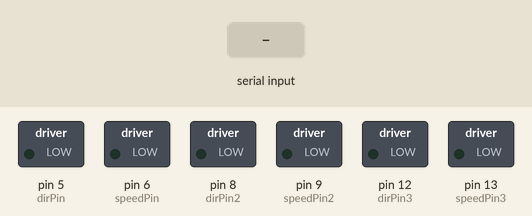
Recording of a sketch running on a simulated Arduino Uno, built with avr-gcc and run on an emulated ATmega328P. On the bench: switched loads named in the sketch (green lamp = pin HIGH). Inputs (shaded band) come from the test bench. What the sketch prints to the serial monitor is not drawn.

Above: at 1.2 s.
1.3 s: "D" received over the second serial link
At 2.0 s:
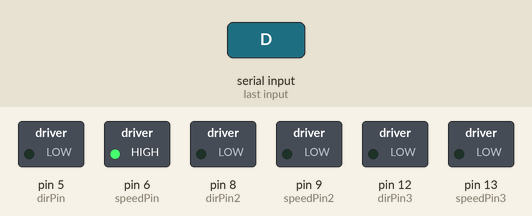
2.8 s: "U" received over the second serial link
At 3.1 s:
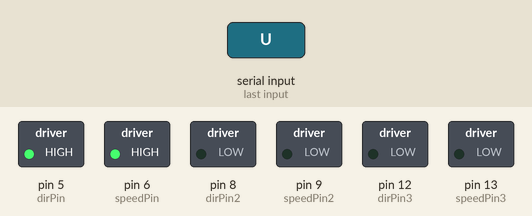
4.3 s: "F" received over the second serial link
At 4.9 s:
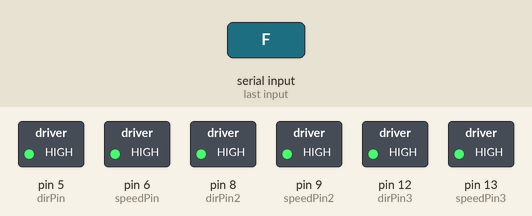
5.8 s: "d" received over the second serial link
At 6.6 s:
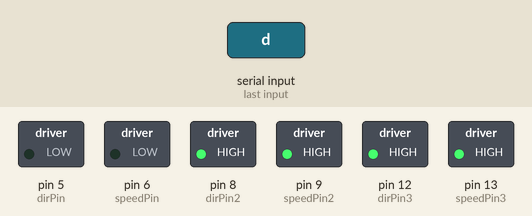
7.3 s: "f" received over the second serial link
At 8.4 s:
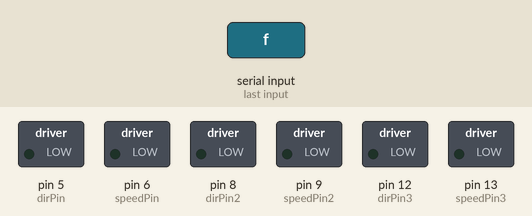
8.8 s: "B" received over the second serial link
At 9.5 s:
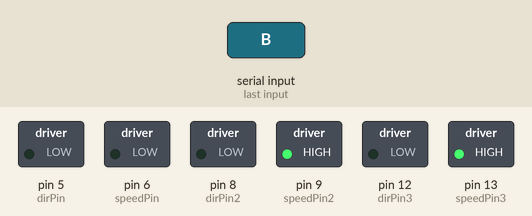
Timing chart, 0 to 11.3 s (numbered marks = the images above; inputs shaded):
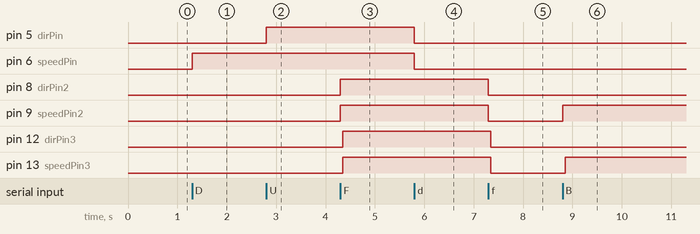

The sketch:

Bluetooth_prueba.ino
```cpp
  #include <SoftwareSerial.h>   // Incluimos la librería  SoftwareSerial
SoftwareSerial BT(10,11);    // Definimos los pines RX y TX del Arduino conectados al Bluetooth

int r=0;

// Motor 1 (adalt)
int dirPin = 5;
int speedPin = 6;

//Motor 2 (de la dreta)
int dirPin2 = 8;
int speedPin2= 9;

//Motor 3 (de l'esquerra)
int dirPin3 = 12;
int speedPin3 = 13;

void setup()
{
  pinMode(dirPin, OUTPUT);
  pinMode(speedPin, OUTPUT);
  pinMode(dirPin2, OUTPUT);
  pinMode(speedPin2, OUTPUT);

  pinMode(dirPin3, OUTPUT);
  pinMode(speedPin3, OUTPUT);
  BT.begin(9600);       // Inicializamos el puerto serie BT (Para Modo AT 2)
  Serial.begin(9600);   // Inicializamos  el puerto serie
}

void loop()
{
  r=BT.read();
  // Hundirse
  if (r == 'D'){
    // Motor 1
    Serial.println("HUNDIENDOSE");
    digitalWrite(dirPin, LOW);
    digitalWrite(speedPin, HIGH);
  }
  if (r == 'd'){
    Serial.print("HUNDIENDOSEN'T");
    digitalWrite(dirPin, LOW);
    digitalWrite(speedPin, LOW);
  }
  // Salir a flote
  if (r == 'U'){
    Serial.print("SALIENDO A FLOTE");
    digitalWrite(dirPin, HIGH);
    digitalWrite(speedPin, HIGH);
  }
  if (r == 'u'){
    Serial.print("SALIENDON'T");
    digitalWrite(dirPin, LOW);
    digitalWrite(speedPin, LOW);
  }
  // Adelante (Forward)
    if(r == 'F' ){
      // Motor 2
      Serial.print("ADELANTE");
      digitalWrite(dirPin2, HIGH);
      digitalWrite(speedPin2, HIGH); //mod
      delay(50);

      // Motor 3;
      digitalWrite(dirPin3, HIGH);
      digitalWrite(speedPin3, HIGH);//mod
    }
      // Apagado de ir adelante (forwardn't)

     if(r == 'f'){
     Serial.print("ADELANTEN'T");

      // Motor 2
      digitalWrite(dirPin2, LOW);
      digitalWrite(speedPin2, LOW);
      delay(50);

      // Motor 3
      digitalWrite(dirPin3, LOW);
      digitalWrite(speedPin3, LOW);
     }

    // Atras (Backwards)
     if(r == 'B'){

     Serial.print("ATRAS");

      // Motor 2
      digitalWrite(dirPin2, LOW);
      digitalWrite(speedPin2 , HIGH); //mod
      delay(50);

      // Motor 3
      digitalWrite(dirPin3, LOW);
      digitalWrite(speedPin3, HIGH);//mod
     }

     // Apagado de ir hacia atràs
     if(r == 'b'){
    Serial.print("ATRASN'T");

      // Motor 2
      digitalWrite(dirPin2,LOW);
      digitalWrite(speedPin2, LOW);
      delay(50);
      // Motor 3
      digitalWrite(dirPin3,LOW);
      digitalWrite(speedPin3, LOW);
     }
     // Girar hacia la izq
     if(r == 'L'){
      // Motor 2
      digitalWrite(dirPin2, HIGH);
      digitalWrite(speedPin2, HIGH);//mod

      // Motor 3
      digitalWrite(dirPin3, LOW);
      digitalWrite(speedPin3, HIGH); //mod
     }
     // Apagado de girar hacia la izq
     if ( r == 'l'){
      Serial.print("d");

      // Motor 2
      digitalWrite(dirPin2, LOW);
      digitalWrite(speedPin2, LOW);

      // Motor 3
      digitalWrite(dirPin3, LOW);
      digitalWrite(speedPin3, LOW);
     }

     // Girar hacia la derecha
     if (r == 'R'){
      Serial.print("d");
      // Motor 2
      digitalWrite(dirPin2, LOW);
      digitalWrite(speedPin2, HIGH);

      // Motor 3
      digitalWrite(dirPin3, HIGH);
      digitalWrite(speedPin3, HIGH);
     }
     // Apagado de girar hacia la derecha
     if(r == 'r'){

      // Motor 2
      digitalWrite(dirPin2, LOW);
      digitalWrite(speedPin2, LOW);

      // Motor 3
      digitalWrite(dirPin3, LOW);
      digitalWrite(speedPin3, LOW);
     }


}
```

Measured:
- after the input at 1.3 s, pin 6 (speedPin): LOW → HIGH at once
- after the input at 2.8 s, pin 5 (dirPin): LOW → HIGH at once
- after the input at 4.3 s, pin 8 (dirPin2), pin 9 (speedPin2): LOW → HIGH at once; pin 12 (dirPin3), pin 13 (speedPin3): LOW → HIGH after 0.05 s
- after the input at 5.8 s, pin 5 (dirPin), pin 6 (speedPin): HIGH → LOW at once
- after the input at 7.3 s, pin 8 (dirPin2), pin 9 (speedPin2): HIGH → LOW at once; pin 12 (dirPin3), pin 13 (speedPin3): HIGH → LOW after 0.05 s
- after the input at 8.8 s, pin 9 (speedPin2): LOW → HIGH at once; pin 13 (speedPin3): LOW → HIGH after 0.05 s
